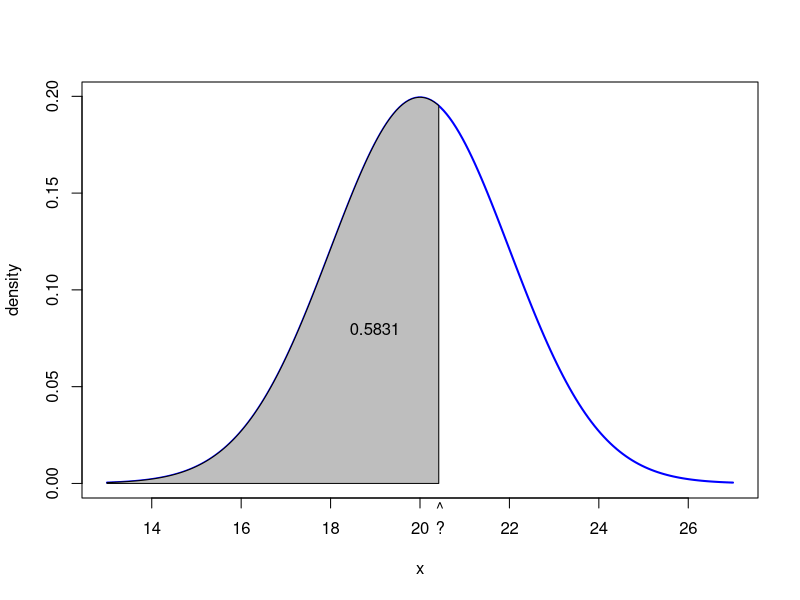

Here is the R script that generated this plot:
mean = 20
sd = 2
minx = mean-3.5*sd;
maxx = mean+3.5*sd;
a = minx;
b = qnorm(.5831,mean=mean,sd=sd);
x=seq(minx,maxx,length=200)
y=dnorm(x,mean=mean,sd=sd)
plot(x,y,type="l", lwd=2, col="blue",xlab="x",ylab="density")
x=seq(a,b,length=200)
y=dnorm(x,mean=mean,sd=sd)
polygon(c(a,x,b),c(0,y,0),col="gray")
text(18.99,.08,'0.5831')
mtext('        ^',1,line=0)
mtext('        ?',1,line=1)